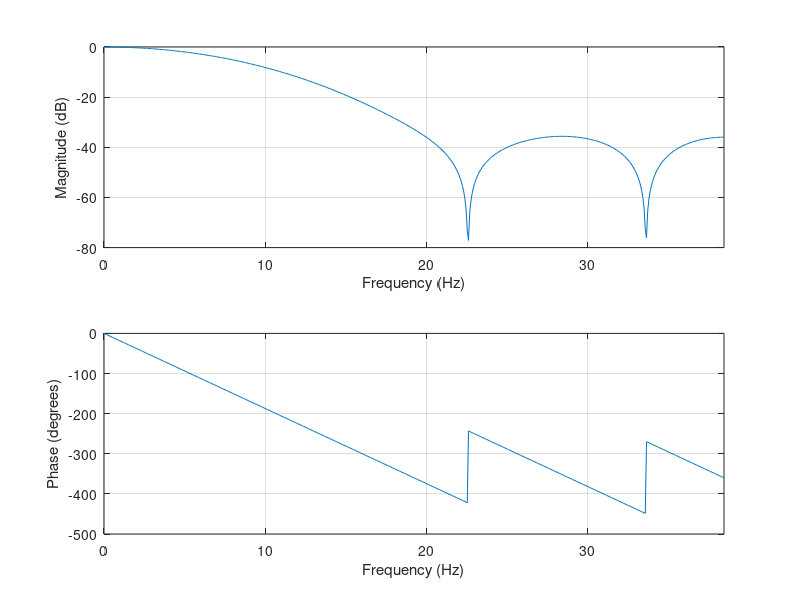

Reproduce this figure in MATLAB. (Note: this script raises an error after producing the figure.)
%clear all
%load('data_test2.mat');
n=8;
fs=1/13e-3; % 76Hz
f=fs/2;
wn=3/f;
b=fir1(n,wn,'low');
freqz(b,1,512,fs);
y=filter(b,1,accx);
figure(2)
ax1=subplot(2,1,1);
plot(dt,accx)
ax2=subplot(2,1,2);
plot(dt,y);
linkaxes([ax1,ax2],'x');   %pri zoomovani su grafy previazane v x-osy